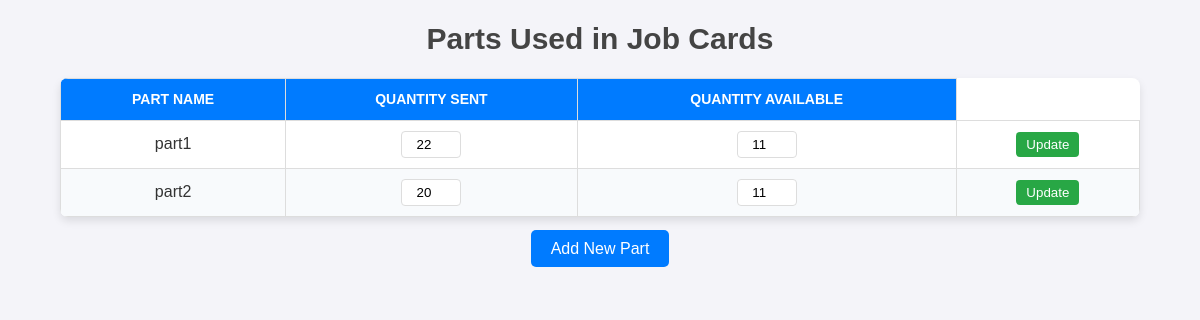
Page /materials on the earlier database version.
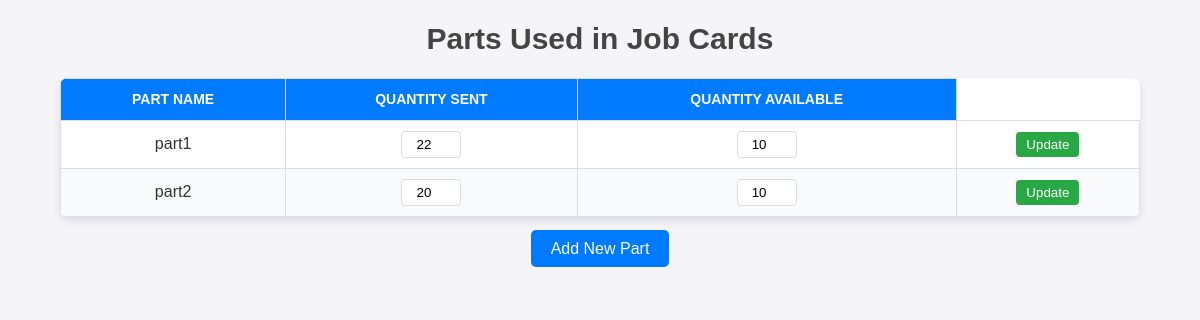
Same page on the later database version.
### app.py (models this page shows, shortened)
class Part(db.Model):
    id = db.Column(db.Integer, primary_key=True)
    name = db.Column(db.String(100), nullable=False)
    quantity_sent = db.Column(db.Integer, nullable=False, default=0)  # Pieces sent by admin
    quantity_available = db.Column(db.Integer, nullable=False, default=0)  # Available pieces

### app.py (the view, shortened to what this page needs)
@app.route('/materials', methods=['GET', 'POST'])
def materials():
    parts = Part.query.all()
    return render_template('material.html', parts=parts)

### templates/material.html (shortened to what this page needs)
<!DOCTYPE html>
<html lang="en">
<head>
    <link rel="stylesheet" href="{{ url_for('static', filename='style.css') }}">
</head>
<body>
    <h2>Parts Used in Job Cards</h2>
    <table>
        <thead>
            <tr>
                <th>Part Name</th>
                <th>Quantity Sent</th>
                <th>Quantity Available</th>
            </tr>
        </thead>
        <tbody>
            {% for part in parts %}
                <tr>
                    <form action="{{ url_for('update_part', part_id=part.id) }}" method="POST">
                        <td>{{ part.name }}</td>
                        <td><input type="number" name="quantitySent" value="{{ part.quantity_sent }}" min="0"></td>
                        <td><input type="number" name="quantityAvailable" value="{{ part.quantity_available }}" min="0"></td>
                        <td>
                            <button type="submit">Update</button>
                        </td>
                    </form>
                </tr>
            {% endfor %}
        </tbody>
    </table>
    <div class="add-part">
        <a href="{{ url_for('add_part') }}">Add New Part</a>
    </div>
</body>
</html>

Differences in the rows shown:
changed Part "part1": quantityAvailable "11" → "10"
changed Part "part2": quantityAvailable "11" → "10"
